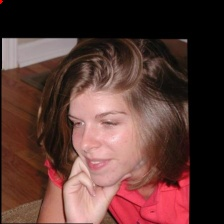
#> input picture landmarks_pred_0.jpg, 224 x 224 px
$ python -i image_preprocessing.py   (imports and definitions only)
#> lines starting #> are read from the running program, lines starting #| are printed output that depends on the picture; after the words box and inside, x2 and y2 are one past the last pixel; in counts of white or black regions, pixels touching at a corner belong together
#> further down, picture is the input picture: shape (224, 224, 3); mean B, G, R 51.7, 56.1, 89
import numpy as np
import cv2
from numpy.random import rand, uniform, normal

# [19 lines left out: functions normalize_image, denormalize_image, resize_image, not called in this run]

def colorjitter(image):
    cj_type = np.random.choice(['b', 's', 'c'])
    '''
    ### Different Color Jitter ###
    img: image
    cj_type: {b: brightness, s: saturation, c: constast}
    '''
    if cj_type == 'b':
        value = np.random.choice(np.array([-50, -40, -30, 30, 40, 50]))
        hsv = cv2.cvtColor(image, cv2.COLOR_BGR2HSV)
#> hsv: shape (224, 224, 3); mean H, S, V 23.2, 92.3, 89
        h, s, v = cv2.split(hsv)
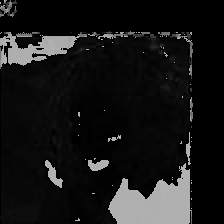
#> h: shape (224, 224); min 0, max 179, mean 23.2
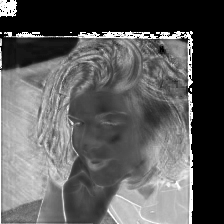
#> s: shape (224, 224); min 0, max 255, mean 92.3
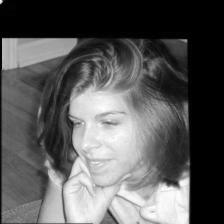
#> v: shape (224, 224); min 0, max 255, mean 89
        if value >= 0:
            lim = 255 - value
            v[v > lim] = 255
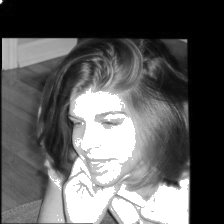
#> v: shape (224, 224); 14.33% of pixels changed, all inside (x1, y1, x2, y2) = (0, 0, 189, 224)
            v[v <= lim] += value
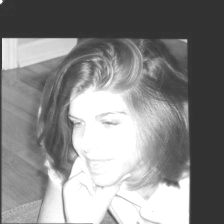
#> v: shape (224, 224); min 50, max 255, mean 135.8
        else:
            lim = np.absolute(value)
            v[v < lim] = 0
            v[v >= lim] -= np.absolute(value)

        final_hsv = cv2.merge((h, s, v))
#> final_hsv: shape (224, 224, 3); mean H, S, V 23.2, 92.3, 135.8
        image = cv2.cvtColor(final_hsv, cv2.COLOR_HSV2BGR)
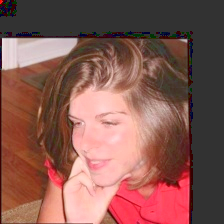
#> image: shape (224, 224, 3); mean B, G, R 82.1, 89.6, 135.2
        return image
    elif cj_type == 's':
        value = np.random.choice(np.array([-50, -40, -30, 30, 40, 50]))
        hsv = cv2.cvtColor(image, cv2.COLOR_BGR2HSV)
        h, s, v = cv2.split(hsv)
        if value >= 0:
            lim = 255 - value
            s[s > lim] = 255
            s[s <= lim] += value
        else:
            lim = np.absolute(value)
            s[s < lim] = 0
            s[s >= lim] -= np.absolute(value)

        final_hsv = cv2.merge((h, s, v))
        image = cv2.cvtColor(final_hsv, cv2.COLOR_HSV2BGR)
        return image
    elif cj_type == 'c':
        brightness = 10
        contrast = np.random.randint(40, 101)
        dummy = np.int16(image)
        dummy = dummy * (contrast/127+1) - contrast + brightness
        dummy = np.clip(dummy, 0, 255)
        image = np.uint8(dummy)
        return image
    else:
        return image

# [115 lines left out: functions noisy, filters, gray_img, crop, crop_img, not called in this run]

>>> import cv2
>>> picture = cv2.imread('../landmarks_pred_0.jpg')
>>> result = colorjitter(picture)

$ run again, on landmarks_pred_1.jpg
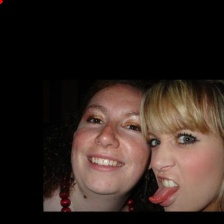
#> input picture landmarks_pred_1.jpg, 224 x 224 px
#> picture is the input picture: shape (224, 224, 3); mean B, G, R 31.8, 37.3, 50.1
#> hsv: shape (224, 224, 3); mean H, S, V 9.3, 56.8, 50.2
#> in colorjitter, `v[v > lim] = 255`:
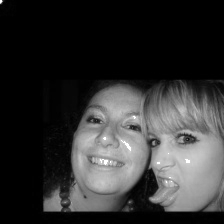
#> v: shape (224, 224); min 0, max 255, mean 50.3
#> final_hsv: shape (224, 224, 3); mean H, S, V 9.3, 56.8, 100.2
#> in colorjitter, `image = cv2.cvtColor(final_hsv, cv2.COLOR_HSV2BGR)`:
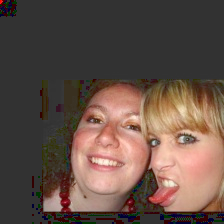
#> image: shape (224, 224, 3); mean B, G, R 71, 79.9, 99.3

$ run again, on landmarks_pred_2.jpg
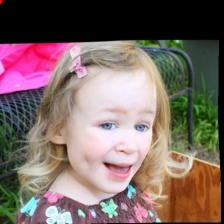
#> input picture landmarks_pred_2.jpg, 224 x 224 px
#> picture is the input picture: shape (224, 224, 3); mean B, G, R 100.1, 104.9, 124
#> hsv: shape (224, 224, 3); mean H, S, V 60.8, 78.3, 129.7
#> in colorjitter, `v[v <= lim] += value`:
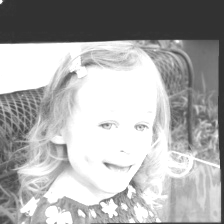
#> v: shape (224, 224); min 50, max 255, mean 171.9
#> final_hsv: shape (224, 224, 3); mean H, S, V 60.8, 78.3, 171.9
#> in colorjitter, `image = cv2.cvtColor(final_hsv, cv2.COLOR_HSV2BGR)`:
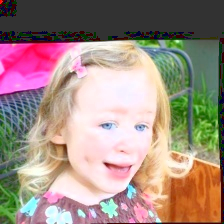
#> image: shape (224, 224, 3); mean B, G, R 131, 140.5, 161.9
